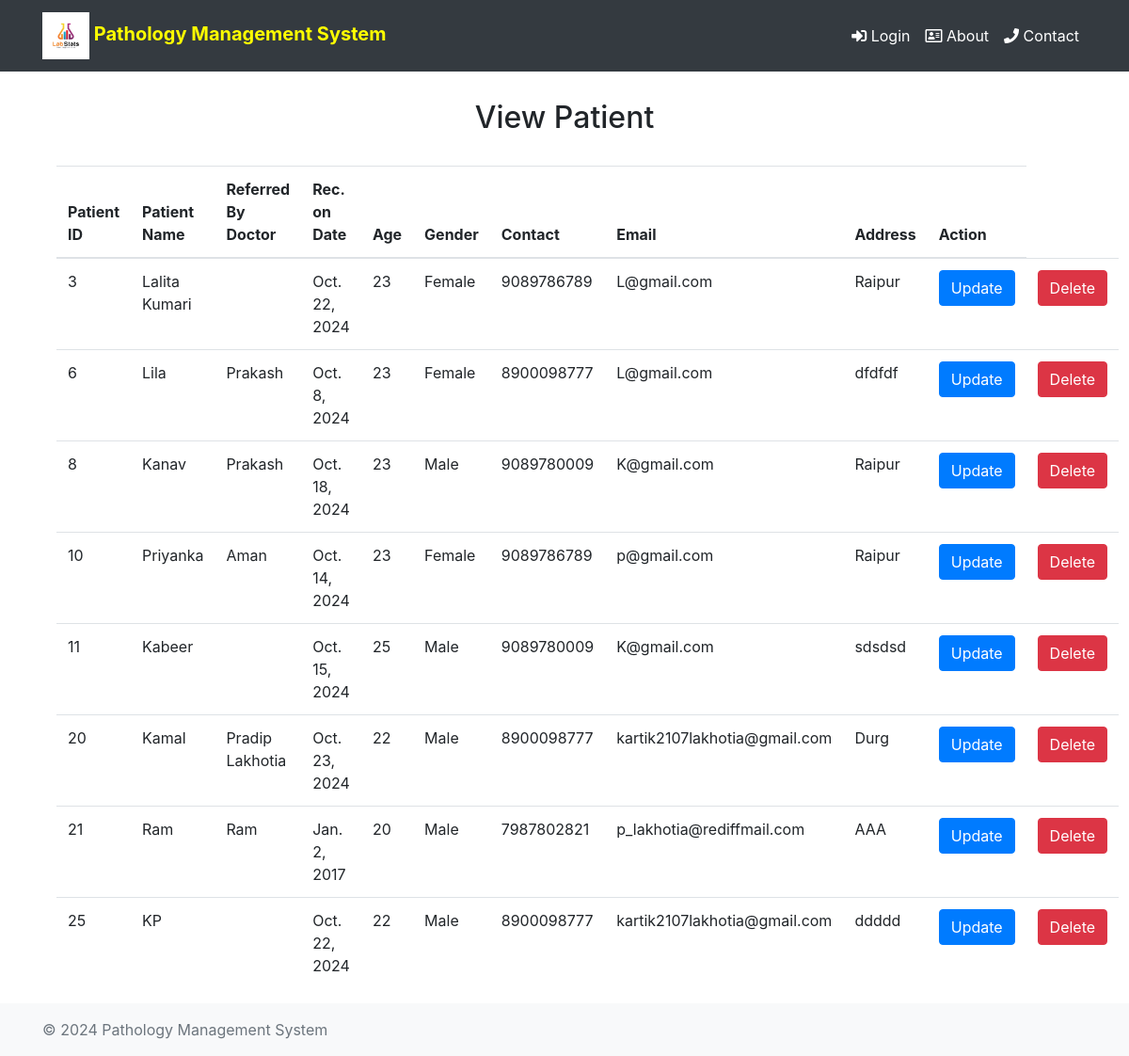
The app's page /viewpatient/ with its own data.
### pathoapp/models.py (models this page shows, shortened)
class PatientMaster(models.Model):
    patientid = models.IntegerField(primary_key=True)
    patientname = models.CharField(max_length=100)  # Renamed 'name' to 'patientname'
    recondate = models.DateField()  # Recommended date for the patient
    age = models.IntegerField()
    GENDER_CHOICES = [
        ('MALE', 'Male'),
        ('FEMALE', 'Female'),
        ('OTHER', 'Other'),
    ]
    gender = models.CharField(max_length=10, choices=GENDER_CHOICES, default='MALE')
    mobile = models.CharField(max_length=15)
    email = models.EmailField()
    address = models.CharField(max_length=255)
    refbydoctor = models.ForeignKey(Doctor, on_delete=models.SET_NULL, null=True, blank=True)

class Doctor(models.Model):
    doctorname = models.CharField(max_length=255, primary_key=True)  # Field for doctor's name
    email = models.EmailField(max_length=254)  # Field for doctor's email address

### pathoapp/views.py (the view)
# urls.py: path('viewpatient/', views.viewpatient, name='viewpatient'),
def viewpatient(request):
    patients = PatientMaster.objects.select_related('refbydoctor').all()
    context = {
        'patients': patients
    }
    return render(request, 'viewpatient.html', context)

### pathoapp/templates/viewpatient.html (shortened to what this page needs)
{% extends "base.html" %}
{% load static %}
{% block content %}
<div class="container" style="margin-top:30px">
    <h2 class="text-center">View Patient</h2>
    <br>
    <table class="table table-hover">
        <thead>
            <tr>
                <th>Patient ID</th>
                <th>Patient Name</th>
                <th>Referred By Doctor</th>
                <th>Rec. on Date</th>
                <th>Age</th>
                <th>Gender</th>
                <th>Contact</th>
                <th>Email</th>
                <th>Address</th>
                <th>Action</th>
            </tr>
        </thead>
        <tbody>
            {% for i in patients %}
            <tr>
                <td>{{ i.patientid }}</td>
                <td>{{ i.patientname }}</td>
                <td>{{ i.refbydoctor.doctorname }}</td>
                <td>{{ i.recondate }}</td>
                <td>{{ i.age }}</td>
                <td>{{ i.gender }}</td>
                <td>{{ i.mobile }}</td>
                <td>{{ i.email }}</td>
                <td>{{ i.address }}</td>
                <td>
                    <a href="{% url 'updatepatient' patientid=i.patientid %}" class="btn btn-primary">Update</a>
                </td>
                <td>
                    <a href="#"
                       onclick="confirmDelete('{{ i.patientid }}'); return false;"
                       class="btn btn-danger">Delete
                    </a>
                </td>
            </tr>
            {% endfor %}
        </tbody>
    </table>
</div>
{% endblock %}

### records on screen
PatientMaster: patientid "3", patientname "Lalita Kumari", recondate "Oct. 22, 2024", age "23", gender "Female", mobile "9089786789", email "L@gmail.com", address "Raipur"
PatientMaster: patientid "6", patientname "Lila", refbydoctor.doctorname "Prakash", recondate "Oct. 8, 2024", age "23", gender "Female", mobile "8900098777", email "L@gmail.com", address "dfdfdf"
PatientMaster: patientid "8", patientname "Kanav", refbydoctor.doctorname "Prakash", recondate "Oct. 18, 2024", age "23", gender "Male", mobile "9089780009", email "K@gmail.com", address "Raipur"
PatientMaster: patientid "10", patientname "Priyanka", refbydoctor.doctorname "Aman", recondate "Oct. 14, 2024", age "23", gender "Female", mobile "9089786789", email "p@gmail.com", address "Raipur"
PatientMaster: patientid "11", patientname "Kabeer", recondate "Oct. 15, 2024", age "25", gender "Male", mobile "9089780009", email "K@gmail.com", address "sdsdsd"
PatientMaster: patientid "20", patientname "Kamal", refbydoctor.doctorname "Pradip Lakhotia", recondate "Oct. 23, 2024", age "22", gender "Male", mobile "8900098777", email "kartik2107lakhotia@gmail.com", address "Durg"
PatientMaster: patientid "21", patientname "Ram", refbydoctor.doctorname "Ram", recondate "Jan. 2, 2017", age "20", gender "Male", mobile "7987802821", email "p_lakhotia@rediffmail.com", address "AAA"
PatientMaster: patientid "25", patientname "KP", recondate "Oct. 22, 2024", age "22", gender "Male", mobile "8900098777", email "kartik2107lakhotia@gmail.com", address "ddddd"
